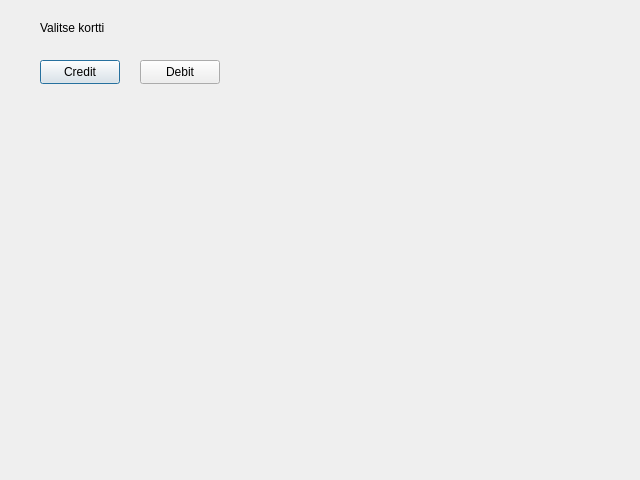
<?xml version="1.0" encoding="UTF-8"?>
<ui version="4.0">
 <class>CardSelect</class>
 <widget class="QDialog" name="CardSelect">
  <property name="geometry">
   <rect>
    <x>0</x>
    <y>0</y>
    <width>640</width>
    <height>480</height>
   </rect>
  </property>
  <property name="windowTitle">
   <string>BankSimul</string>
  </property>
  <widget class="QPushButton" name="CreditButton">
   <property name="geometry">
    <rect>
     <x>40</x>
     <y>60</y>
     <width>80</width>
     <height>24</height>
    </rect>
   </property>
   <property name="text">
    <string>Credit</string>
   </property>
  </widget>
  <widget class="QPushButton" name="DebitButton">
   <property name="geometry">
    <rect>
     <x>140</x>
     <y>60</y>
     <width>80</width>
     <height>24</height>
    </rect>
   </property>
   <property name="text">
    <string>Debit</string>
   </property>
  </widget>
  <widget class="QLabel" name="SelectCardLabel">
   <property name="geometry">
    <rect>
     <x>40</x>
     <y>20</y>
     <width>111</width>
     <height>16</height>
    </rect>
   </property>
   <property name="text">
    <string>Valitse kortti</string>
   </property>
  </widget>
 </widget>
 <resources/>
 <connections/>
</ui>
